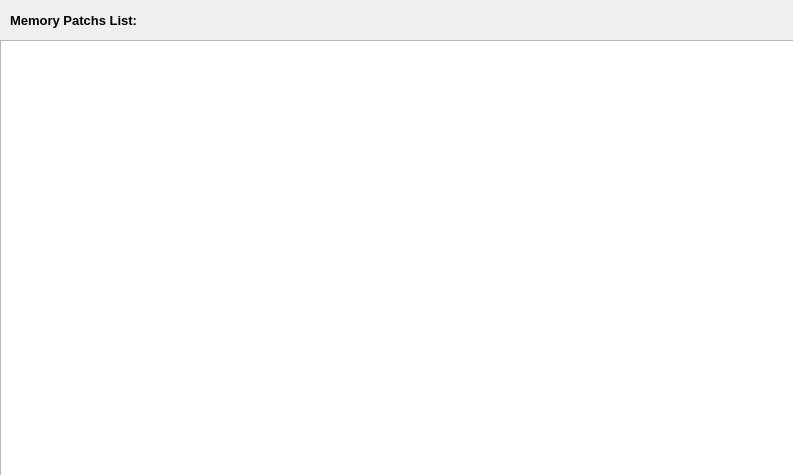
<?xml version="1.0" encoding="UTF-8"?>
<ui version="4.0">
 <class>MemoryPatchs</class>
 <widget class="QMainWindow" name="MemoryPatchs">
  <property name="geometry">
   <rect>
    <x>0</x>
    <y>0</y>
    <width>793</width>
    <height>475</height>
   </rect>
  </property>
  <property name="windowTitle">
   <string>Memory Patchs</string>
  </property>
  <widget class="QWidget" name="centralwidget">
   <widget class="QListView" name="listView">
    <property name="geometry">
     <rect>
      <x>0</x>
      <y>40</y>
      <width>801</width>
      <height>441</height>
     </rect>
    </property>
   </widget>
   <widget class="QLabel" name="label">
    <property name="geometry">
     <rect>
      <x>10</x>
      <y>10</y>
      <width>181</width>
      <height>20</height>
     </rect>
    </property>
    <property name="font">
     <font>
      <pointsize>10</pointsize>
      <bold>true</bold>
     </font>
    </property>
    <property name="text">
     <string>Memory Patchs List:</string>
    </property>
   </widget>
  </widget>
 </widget>
 <resources/>
 <connections/>
</ui>
